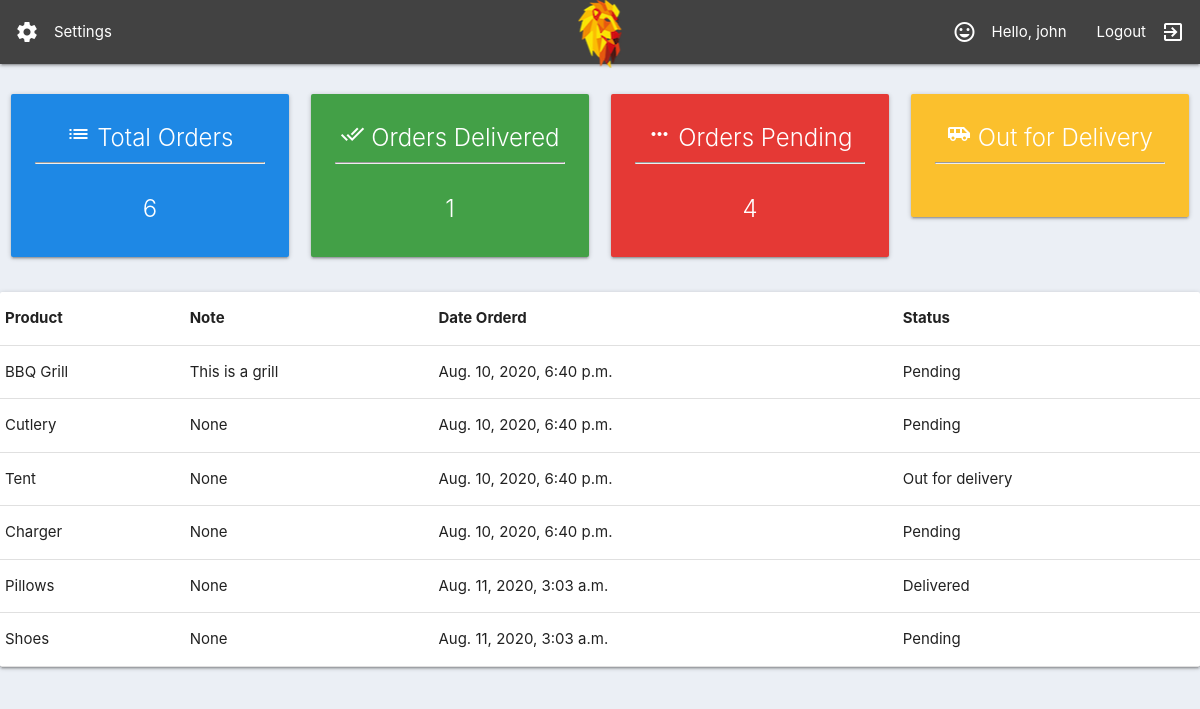
Screenshot of /user/ (signed in) with the database file from the repository.
### accounts/models.py (models this page shows, shortened)
class Order(models.Model):
	STATUS = (
			('Pending', 'Pending'),
			('Out for delivery', 'Out for delivery'),
			('Delivered', 'Delivered'),
			)
	customer = models.ForeignKey(Customer, null=True, on_delete= models.SET_NULL)
	product = models.ForeignKey(Product, null=True, on_delete= models.SET_NULL)
	date_created = models.DateTimeField(auto_now_add=True, null=True)
	status = models.CharField(max_length=200, null=True, choices=STATUS)
	note = models.CharField(max_length=1000, null=True)

class Product(models.Model):
	CATEGORY = (
			('Indoor', 'Indoor'),
			('Out Door', 'Out Door'),
			)
	name = models.CharField(max_length=200, null=True)
	price = models.FloatField(null=True)
	category = models.CharField(max_length=200, null=True, choices=CATEGORY)
	description = models.CharField(max_length=200, null=True, blank=True)
	date_created = models.DateTimeField(auto_now_add=True, null=True)
	tags = models.ManyToManyField(Tag)
	def __str__(self):
		return self.name

### accounts/decorators.py (the view)
		def wrapper_func(request, *args, **kwargs):
			group = None
			if request.user.groups.exists():
				group = request.user.groups.all()[0].name
			if group in allowed_roles:
				return view_func(request, *args, **kwargs)
			else:
				return HttpResponse('You are not authorized to view this page')

### accounts/views.py (called while the page is built)
@login_required(login_url='login')
@allowed_users(allowed_roles=['customer'])
def userPage(request):
	orders = request.user.customer.order_set.all()
	total_orders = orders.count()
	delivered = orders.filter(status='Delivered').count()
	pending = orders.filter(status='Pending').count()
	context = {'orders':orders, 'total_orders':total_orders,
	'delivered':delivered,'pending':pending}
	return render(request, 'accounts/user.html', context)

### accounts/templates/accounts/user.html
{%  extends 'accounts/main.html' %}
{% block content %}
{%  include 'accounts/status.html' %}
<div class="row">
	<div class="col-md">
		<div class="card card-body">
			<table class="table table-sm">
				<tr>
					<th>Product</th>
					<th>Note</th>
					<th>Date Orderd</th>
					<th>Status</th>
				</tr>
				{% for order in orders %}
				<tr>
					<td>{{order.product}}</td>
					<td>{{order.note}}</td>
					<td>{{order.date_created}}</td>
					<td>{{order.status}}</td>
				</tr>
				{% endfor %}
			</table>
		</div>
	</div>
</div>
{% endblock content %}

### accounts/templates/accounts/navbar.html (shortened to what this page needs)
{% load static %}
<nav class="grey darken-3">
  <div class="nav-wrapper">
    <a href="{% url 'home' %}" class="brand-logo center"><img src="{% static 'images/logo.png' %}"></a>
    <ul class="left hide-on-med-and-down">
      {% if request.user.is_staff %}
      <li>
        <a href="{% url 'home' %}"><i class="material-icons left">dashboard</i>Dashboard</a>
      </li>
      <li>
        <a href="{% url 'products' %}"><i class="material-icons left">shopping_cart</i>Products</a>
      </li>
      {% else %}
      <li>
        <a class="nav-link" href="{% url 'account' %}"><i class="material-icons left">settings</i> Settings</a>
      </li>
      {% endif %}
    </ul>
    <ul class="right hide-on-med-and-down">
      <li>
        <a class="nav-link" href="{% url 'account' %}"><i class="material-icons left">mood</i> Hello, {{request.user}}</a>
      </li>
      <li>
        <a class="nav-link" href="{% url 'logout' %}"><i class="material-icons right">exit_to_app</i>Logout</a>
      </li>
    </ul>
  </div>
</nav>

### static/css/main.css (style rules this page uses)
body { background-color: #ebeff5; }

### rows the page displays
Order: product "BBQ Grill", note "This is a grill", date_created "Aug. 10, 2020, 6:40 p.m.", status "Pending"
Order: product "Cutlery", note "None", date_created "Aug. 10, 2020, 6:40 p.m.", status "Pending"
Order: product "Tent", note "None", date_created "Aug. 10, 2020, 6:40 p.m.", status "Out for delivery"
Order: product "Charger", note "None", date_created "Aug. 10, 2020, 6:40 p.m.", status "Pending"
Order: product "Pillows", note "None", date_created "Aug. 11, 2020, 3:03 a.m.", status "Delivered"
Order: product "Shoes", note "None", date_created "Aug. 11, 2020, 3:03 a.m.", status "Pending"

### other values shown
{{ request.user }} "john"
{{ total_orders }} "6"
{{ delivered }} "1"
{{ pending }} "4"
